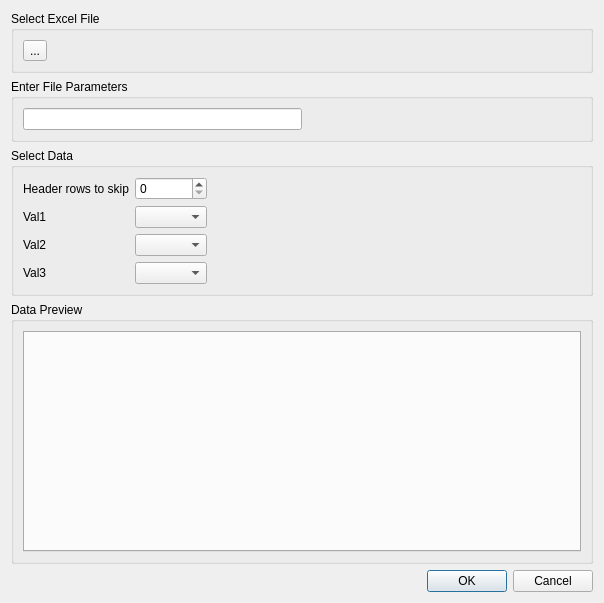
<?xml version="1.0" encoding="UTF-8"?>
<ui version="4.0">
 <class>Dialog</class>
 <widget class="QDialog" name="Dialog">
  <property name="geometry">
   <rect>
    <x>0</x>
    <y>0</y>
    <width>604</width>
    <height>603</height>
   </rect>
  </property>
  <property name="acceptDrops">
   <bool>true</bool>
  </property>
  <property name="windowTitle">
   <string>Import Data From Excel</string>
  </property>
  <layout class="QVBoxLayout" name="verticalLayout">
   <item>
    <widget class="QGroupBox" name="groupBox_4">
     <property name="font">
      <font>
       <weight>50</weight>
       <bold>false</bold>
      </font>
     </property>
     <property name="title">
      <string>Select Excel File</string>
     </property>
     <layout class="QVBoxLayout" name="verticalLayout_3">
      <item>
       <layout class="QGridLayout" name="gridLayout_2">
        <item row="1" column="1">
         <widget class="QLabel" name="selected_file_label">
          <property name="text">
           <string/>
          </property>
         </widget>
        </item>
        <item row="1" column="0">
         <widget class="QToolButton" name="select_file_tb">
          <property name="text">
           <string>...</string>
          </property>
         </widget>
        </item>
       </layout>
      </item>
     </layout>
    </widget>
   </item>
   <item>
    <widget class="QGroupBox" name="groupBox_2">
     <property name="title">
      <string>Enter File Parameters</string>
     </property>
     <layout class="QVBoxLayout" name="verticalLayout_4">
      <item>
       <layout class="QGridLayout" name="file_param_grid">
        <item row="0" column="0">
         <widget class="QLineEdit" name="file_param_txt"/>
        </item>
        <item row="0" column="1">
         <spacer name="horizontalSpacer_2">
          <property name="orientation">
           <enum>Qt::Horizontal</enum>
          </property>
          <property name="sizeHint" stdset="0">
           <size>
            <width>40</width>
            <height>20</height>
           </size>
          </property>
         </spacer>
        </item>
       </layout>
      </item>
     </layout>
    </widget>
   </item>
   <item>
    <widget class="QGroupBox" name="groupBox">
     <property name="title">
      <string>Select Data</string>
     </property>
     <layout class="QVBoxLayout" name="verticalLayout_2">
      <item>
       <layout class="QGridLayout" name="select_cols_layout">
        <item row="1" column="0">
         <widget class="QLabel" name="label">
          <property name="text">
           <string>Header rows to skip</string>
          </property>
         </widget>
        </item>
        <item row="3" column="0">
         <widget class="QLabel" name="col2">
          <property name="text">
           <string>Val2</string>
          </property>
         </widget>
        </item>
        <item row="2" column="0">
         <widget class="QLabel" name="col1">
          <property name="text">
           <string>Val1</string>
          </property>
         </widget>
        </item>
        <item row="1" column="1">
         <widget class="QSpinBox" name="skip_sb"/>
        </item>
        <item row="2" column="1">
         <widget class="QComboBox" name="col1_cb"/>
        </item>
        <item row="4" column="0">
         <widget class="QLabel" name="col3">
          <property name="text">
           <string>Val3</string>
          </property>
         </widget>
        </item>
        <item row="3" column="1">
         <widget class="QComboBox" name="col2_cb"/>
        </item>
        <item row="4" column="1">
         <widget class="QComboBox" name="col3_cb"/>
        </item>
        <item row="1" column="2">
         <spacer name="horizontalSpacer">
          <property name="orientation">
           <enum>Qt::Horizontal</enum>
          </property>
          <property name="sizeHint" stdset="0">
           <size>
            <width>40</width>
            <height>20</height>
           </size>
          </property>
         </spacer>
        </item>
       </layout>
      </item>
     </layout>
    </widget>
   </item>
   <item>
    <widget class="QGroupBox" name="groupBox_3">
     <property name="title">
      <string>Data Preview</string>
     </property>
     <layout class="QVBoxLayout" name="verticalLayout_5">
      <item>
       <widget class="QTabWidget" name="qtabs">
        <property name="currentIndex">
         <number>-1</number>
        </property>
       </widget>
      </item>
     </layout>
    </widget>
   </item>
   <item>
    <widget class="QDialogButtonBox" name="buttonBox">
     <property name="orientation">
      <enum>Qt::Horizontal</enum>
     </property>
     <property name="standardButtons">
      <set>QDialogButtonBox::Cancel|QDialogButtonBox::Ok</set>
     </property>
    </widget>
   </item>
  </layout>
 </widget>
 <resources/>
 <connections>
  <connection>
   <sender>buttonBox</sender>
   <signal>accepted()</signal>
   <receiver>Dialog</receiver>
   <slot>accept()</slot>
   <hints>
    <hint type="sourcelabel">
     <x>248</x>
     <y>254</y>
    </hint>
    <hint type="destinationlabel">
     <x>157</x>
     <y>274</y>
    </hint>
   </hints>
  </connection>
  <connection>
   <sender>buttonBox</sender>
   <signal>rejected()</signal>
   <receiver>Dialog</receiver>
   <slot>reject()</slot>
   <hints>
    <hint type="sourcelabel">
     <x>316</x>
     <y>260</y>
    </hint>
    <hint type="destinationlabel">
     <x>286</x>
     <y>274</y>
    </hint>
   </hints>
  </connection>
 </connections>
</ui>
